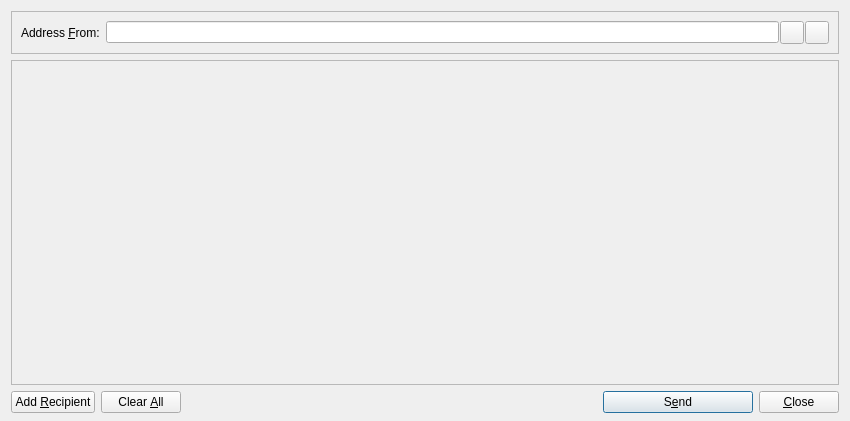
<?xml version="1.0" encoding="UTF-8"?>
<ui version="4.0">
 <class>SendMessagesDialog</class>
 <widget class="QDialog" name="SendMessagesDialog">
  <property name="geometry">
   <rect>
    <x>0</x>
    <y>0</y>
    <width>850</width>
    <height>421</height>
   </rect>
  </property>
  <property name="windowTitle">
   <string>Send Messages</string>
  </property>
  <property name="styleSheet">
   <string notr="true"/>
  </property>
  <layout class="QVBoxLayout" name="verticalLayout" stretch="0,1,0">
   <property name="bottomMargin">
    <number>8</number>
   </property>
   <item>
    <widget class="QFrame" name="frameAddressFrom">
     <property name="sizePolicy">
      <sizepolicy hsizetype="Expanding" vsizetype="Expanding">
       <horstretch>0</horstretch>
       <verstretch>0</verstretch>
      </sizepolicy>
     </property>
     <property name="maximumSize">
      <size>
       <width>16777215</width>
       <height>16777215</height>
      </size>
     </property>
     <property name="frameShape">
      <enum>QFrame::StyledPanel</enum>
     </property>
     <property name="frameShadow">
      <enum>QFrame::Sunken</enum>
     </property>
     <layout class="QHBoxLayout" name="horizontalLayout_3">
      <item>
       <widget class="QLabel" name="addressFromLabel">
        <property name="text">
         <string>Address &amp;From:</string>
        </property>
        <property name="buddy">
         <cstring>addressFrom</cstring>
        </property>
       </widget>
      </item>
      <item>
       <layout class="QHBoxLayout" name="horizontalLayout_4">
        <property name="spacing">
         <number>1</number>
        </property>
        <item>
         <widget class="QValidatedLineEdit" name="addressFrom"/>
        </item>
        <item>
         <widget class="QToolButton" name="addressBookButton">
          <property name="toolTip">
           <string>Choose address from address book</string>
          </property>
          <property name="text">
           <string/>
          </property>
          <property name="icon">
           <iconset resource="../bitcoin.qrc">
            <normaloff>:/icons/address-book</normaloff>:/icons/address-book</iconset>
          </property>
          <property name="shortcut">
           <string>Alt+A</string>
          </property>
         </widget>
        </item>
        <item>
         <widget class="QToolButton" name="pasteButton">
          <property name="toolTip">
           <string>Paste address from clipboard</string>
          </property>
          <property name="text">
           <string/>
          </property>
          <property name="icon">
           <iconset resource="../bitcoin.qrc">
            <normaloff>:/icons/editpaste</normaloff>:/icons/editpaste</iconset>
          </property>
          <property name="shortcut">
           <string>Alt+P</string>
          </property>
         </widget>
        </item>
       </layout>
      </item>
     </layout>
    </widget>
   </item>
   <item>
    <widget class="QScrollArea" name="scrollArea">
     <property name="widgetResizable">
      <bool>true</bool>
     </property>
     <widget class="QWidget" name="scrollAreaWidgetContents">
      <property name="geometry">
       <rect>
        <x>0</x>
        <y>0</y>
        <width>830</width>
        <height>320</height>
       </rect>
      </property>
      <layout class="QVBoxLayout" name="verticalLayout_2">
       <property name="leftMargin">
        <number>0</number>
       </property>
       <property name="topMargin">
        <number>0</number>
       </property>
       <property name="rightMargin">
        <number>0</number>
       </property>
       <property name="bottomMargin">
        <number>0</number>
       </property>
       <item>
        <layout class="QVBoxLayout" name="entries">
         <property name="spacing">
          <number>6</number>
         </property>
        </layout>
       </item>
       <item>
        <spacer name="verticalSpacer">
         <property name="orientation">
          <enum>Qt::Vertical</enum>
         </property>
         <property name="sizeHint" stdset="0">
          <size>
           <width>20</width>
           <height>40</height>
          </size>
         </property>
        </spacer>
       </item>
      </layout>
     </widget>
    </widget>
   </item>
   <item>
    <layout class="QHBoxLayout" name="horizontalLayout">
     <item>
      <widget class="QPushButton" name="addButton">
       <property name="toolTip">
        <string>Send to multiple recipients at once</string>
       </property>
       <property name="text">
        <string>Add &amp;Recipient</string>
       </property>
       <property name="icon">
        <iconset resource="../bitcoin.qrc">
         <normaloff>:/icons/add</normaloff>:/icons/add</iconset>
       </property>
       <property name="autoDefault">
        <bool>false</bool>
       </property>
      </widget>
     </item>
     <item>
      <widget class="QPushButton" name="clearButton">
       <property name="sizePolicy">
        <sizepolicy hsizetype="Minimum" vsizetype="Fixed">
         <horstretch>0</horstretch>
         <verstretch>0</verstretch>
        </sizepolicy>
       </property>
       <property name="toolTip">
        <string>Remove all transaction fields</string>
       </property>
       <property name="text">
        <string>Clear &amp;All</string>
       </property>
       <property name="icon">
        <iconset resource="../bitcoin.qrc">
         <normaloff>:/icons/remove</normaloff>:/icons/remove</iconset>
       </property>
       <property name="autoRepeatDelay">
        <number>300</number>
       </property>
       <property name="autoDefault">
        <bool>false</bool>
       </property>
      </widget>
     </item>
     <item>
      <spacer name="horizontalSpacer">
       <property name="orientation">
        <enum>Qt::Horizontal</enum>
       </property>
       <property name="sizeHint" stdset="0">
        <size>
         <width>40</width>
         <height>20</height>
        </size>
       </property>
      </spacer>
     </item>
     <item>
      <widget class="QPushButton" name="sendButton">
       <property name="minimumSize">
        <size>
         <width>150</width>
         <height>0</height>
        </size>
       </property>
       <property name="toolTip">
        <string>Confirm the send action</string>
       </property>
       <property name="text">
        <string>S&amp;end</string>
       </property>
       <property name="icon">
        <iconset resource="../bitcoin.qrc">
         <normaloff>:/icons/send</normaloff>:/icons/send</iconset>
       </property>
       <property name="default">
        <bool>true</bool>
       </property>
      </widget>
     </item>
     <item>
      <widget class="QPushButton" name="closeButton">
       <property name="text">
        <string>&amp;Close</string>
       </property>
       <property name="icon">
        <iconset resource="../bitcoin.qrc">
         <normaloff>:/icons/quit</normaloff>:/icons/quit</iconset>
       </property>
      </widget>
     </item>
    </layout>
   </item>
  </layout>
 </widget>
 <customwidgets>
  <customwidget>
   <class>QValidatedLineEdit</class>
   <extends>QLineEdit</extends>
   <header>qvalidatedlineedit.h</header>
  </customwidget>
 </customwidgets>
 <resources>
  <include location="../bitcoin.qrc"/>
 </resources>
 <connections/>
</ui>
